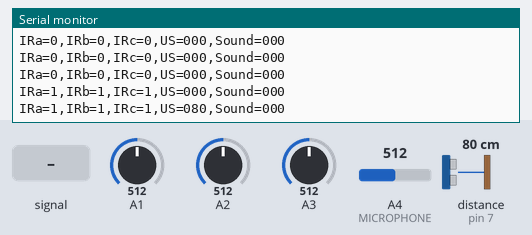
A sketch run on a simulated Arduino Uno, built with avr-gcc and run on an emulated ATmega328P. Parts: the last lines printed to the serial monitor. The inputs (shaded band) are chosen by the test bench; at power-on: distance to the obstacle (sensor on pin 7) 80 cm, A4 (MICROPHONE) = 512, A1 = 512, A2 = 512, A3 = 512.

Above: at 1.2 s.
1.3 s: A4 (MICROPHONE) fed a 200 Hz sine of ±81 counts around its level
At 1.34 s:
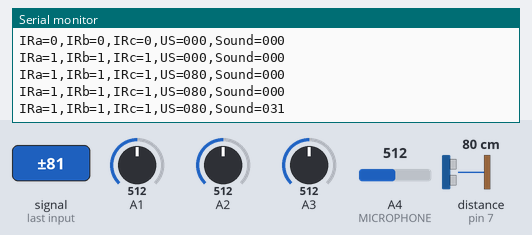
2.8 s: distance to the obstacle (sensor on pin 7) set to 2 cm
At 2.83 s:
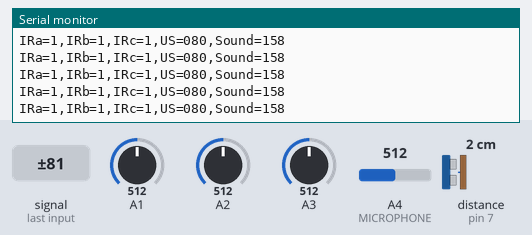
4.3 s: A4 (MICROPHONE) set to 716
At 4.35 s:
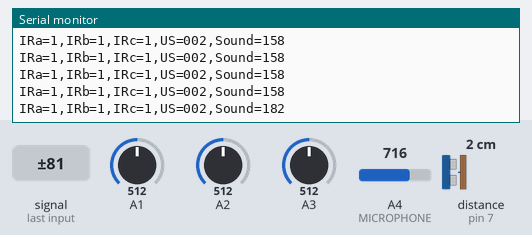
5.8 s: A1 set to 45
At 5.87 s:
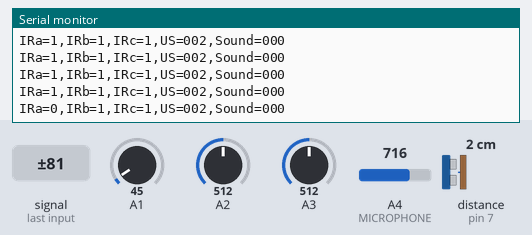
8.8 s: A2 set to 45
At 8.8 s:
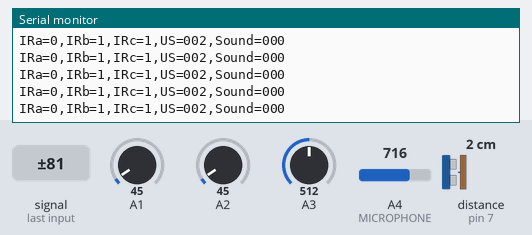
10.3 s: A3 set to 45
At 10.32 s:
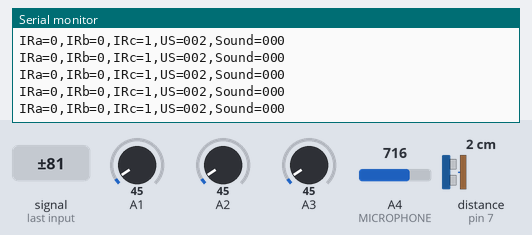
Timing chart, 0 to 12.8 s (numbered marks = the images above; inputs shaded):
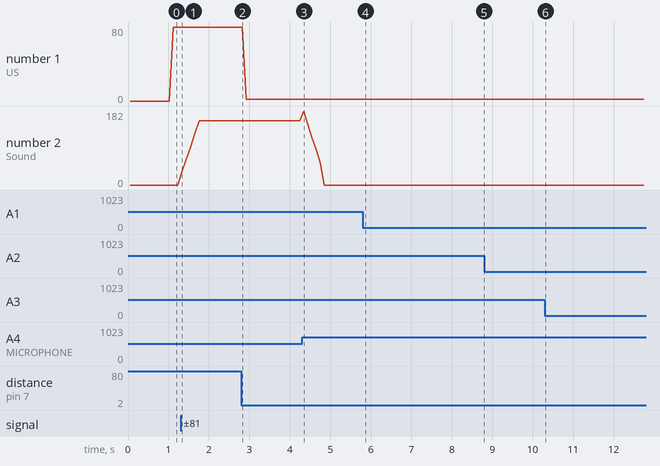

The sketch:

LOSTINTRANSLATION_SENSORS.ino
```cpp
//http://wiki.seeed.cc/PIR_Motion_Sensor_Large_Lens_version/

//#define DEBUG

//attention! nécessite une capa découplage sur alim (essais OK avec 1000uF)
#include <Ultrasonic.h>
#define MICROPHONE A4
#define FILTER_LENGHT 5
#define SEUIL_US 120
#define MAX_US 150
#define PIR_MOTION_SENSOR 2
#define SEUIL_IR 55
#define DEBOUNCE_MAX 10

Ultrasonic ultrasonic(7);
bool PirMotion = false;
int SoundLevelValue, SoundLevelAverage;
int Filter[FILTER_LENGHT];
void setup()
{
  pinMode(PIR_MOTION_SENSOR, INPUT);
  Serial.begin(115200);
  FilterInit();
}
void loop()
{
  int val;
  static int valFiltree;
  static int FiltreUs = 0;
  int IRa, IRb, IRc;
  bool bIRa,bIRb,bIRc;
  static int DebounceIRa = 0;
  static int DebounceIRb = 0;
  static int DebounceIRc = 0;
  //PirMotion = digitalRead(PIR_MOTION_SENSOR);

  IRa = analogRead(A1);
  IRb = analogRead(A2);
  IRc = analogRead(A3);

  if (IRa > SEUIL_IR)
  {
    if (DebounceIRa < DEBOUNCE_MAX)DebounceIRa++;
  }
  else
  {
    if (DebounceIRa > 0) DebounceIRa--;
  }
  if (IRb > SEUIL_IR)
  {
    if (DebounceIRb < DEBOUNCE_MAX)DebounceIRb++;
  }
  else
  {
    if (DebounceIRb > 0) DebounceIRb--;
  }
  if (IRc > SEUIL_IR)
  {
    if (DebounceIRc < DEBOUNCE_MAX)DebounceIRc++;
  }
  else
  {
    if (DebounceIRc > 0) DebounceIRc--;
  }

  if(DebounceIRa == DEBOUNCE_MAX)bIRa=true;
  else bIRa=false;
   if(DebounceIRb == DEBOUNCE_MAX)bIRb=true;
  else bIRb=false;
   if(DebounceIRc == DEBOUNCE_MAX)bIRc=true;
  else bIRc=false;

  val = ultrasonic.MeasureInCentimeters();
  if (val > MAX_US) val = MAX_US;
  if (val <= SEUIL_US)
  {
    FiltreUs++;
    if (FiltreUs > 10)
    {
      FiltreUs = 10;
      valFiltree = val;
    }
  }
  else
  {
    FiltreUs--;
    if (FiltreUs < 0)
    {
      FiltreUs = 0;
      valFiltree = 0;
      //if(valFiltree>0) valFiltree--;
    }
  }

SoundLevelValue = Soundlevel();
  SoundLevelAverage = Filtering(SoundLevelValue);

#ifdef DEBUG
  Serial.print(0);
  Serial.print(" ");
  Serial.print(MAX_US);
  Serial.print(" ");
  //Serial.print(valFiltree);
  Serial.print(" ");
  //Serial.print(FiltreUs);
  Serial.print(" ");
  Serial.print(DebounceIRa);
  Serial.print(" ");
  Serial.print(DebounceIRb);
  Serial.print(" ");
  Serial.print(DebounceIRc);
  //if (PirMotion) Serial.print(40);
  //else Serial.print(10);
  Serial.print(" ");
  Serial.print(SoundLevelAverage);
  Serial.println();
#else
  //Serial.print("PIR=");
  //Serial.print(PirMotion);
  Serial.print("IRa=");
  Serial.print(bIRa);
   Serial.print(",IRb=");
  Serial.print(bIRb);
   Serial.print(",IRc=");
  Serial.print(bIRc);
  Serial.print(",US=");
  if (valFiltree < 100) Serial.print("0");
  if (valFiltree < 10) Serial.print("0");
  Serial.print(valFiltree);
  Serial.print(",Sound=");
   if (SoundLevelAverage< 100) Serial.print("0");
  if (SoundLevelAverage < 10) Serial.print("0");
  Serial.print(SoundLevelAverage);
  Serial.println();
#endif

  delay(50);
}

//**************************************************************
int Soundlevel()
{
  const int sampleWindow = 50; // Sample window width in mS (50 mS = 20Hz)
  unsigned int sample;
  unsigned long startMillis = millis(); // Start of sample window
  unsigned int peakToPeak = 0;   // peak-to-peak level

  unsigned int signalMax = 0;
  unsigned int signalMin = 1024;

  // collect data for 50 mS
  while (millis() - startMillis < sampleWindow)
  {
    sample = analogRead(MICROPHONE);
    if (sample < 1024)  // toss out spurious readings
    {
      if (sample > signalMax)
      {
        signalMax = sample;  // save just the max levels
      }
      else if (sample < signalMin)
      {
        signalMin = sample;  // save just the min levels
      }
    }
  }
  peakToPeak = signalMax - signalMin;  // max - min = peak-peak amplitude
  double volts = (peakToPeak * 10.0) / 1024;  // convert to volts
  return ((int)(volts * 100));
}

//**************************************************
void FilterInit()
{
  for (int i = 0; i < FILTER_LENGHT; i++)
  {
    Filter[i] = 0;
  }
}

int Filtering(int Value)
{
  static int Index = 0;
  long Sum;

  Filter[Index] = Value;
  Index++;
  if (Index == FILTER_LENGHT) Index = 0;
  Sum = 0;
  for (int i = 0; i < FILTER_LENGHT; i++)
  {
    Sum += Filter[i];
  }
  Sum = Sum / FILTER_LENGHT;
  return ((int)Sum);
}
```

Measured:
- after the input at 1.3 s, the serial monitor: prints a new line at once (image 1)
- after the input at 4.3 s, the serial monitor: prints a new line at once (image 3)
- after the input at 5.8 s, the serial monitor: prints a new line after 0.06 s (image 4)
- plotted number 1: 80 → 2 after the input at 2.8 s
- plotted number 2: 0 → 158 after the input at 1.3 s, 158 → 0 after the input at 4.3 s
